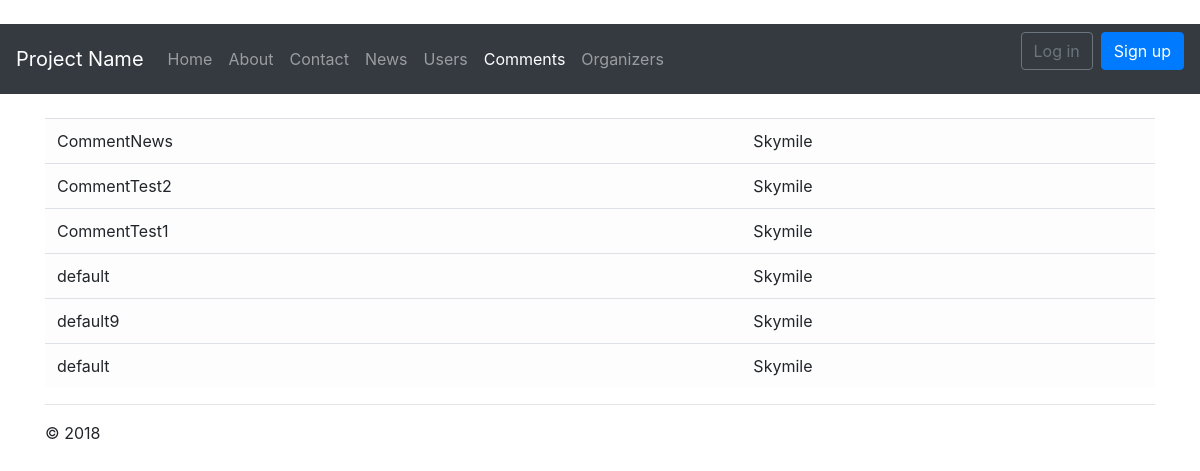
/comments, run on an earlier commit of the app's database.
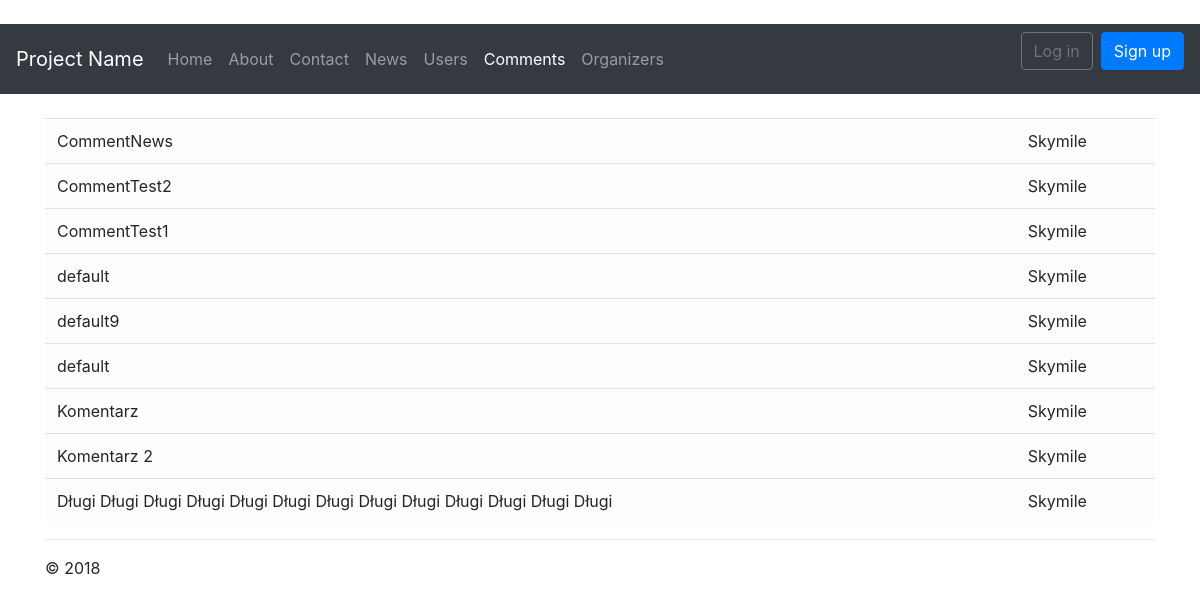
And on a later commit of the database.
### app/models.py (models this page shows, shortened)
class Comment(models.Model):
	id_user = models.ForeignKey(User, on_delete=models.PROTECT)
	comment = models.CharField(max_length=128)

### app/views/other.py (the view)
# urls.py: path('comments'        , app.views.other.comments   , name='comments'),
def comments(request):
	return render(request, 'app/comments.html',
	{
		'title':'comments',
		'year':datetime.now().year,
		'collection': Comment.objects.all()
	})

### app/templates/app/comments.html
{% extends "app/shared/layout.html" %}
{% block content %}
<br/>
<div class="table-responsive-sm">
	<table class="table table-light">
	<tbody>
		{% for comment in collection %}
		<tr>
			<td scope="col"> {{ comment.comment }} </td>
			<td scope="col"> {{ comment.id_user }} </td>
		</tr>
		{% endfor %}
	</tbody>
	</table>
</div>
{% endblock %}

What changed in the data, as far as the page shows it:
added Comment: comment "Komentarz", id_user "Skymile"
added Comment: comment "Komentarz 2", id_user "Skymile"
added Comment: comment "Długi Długi Długi Długi Długi Długi Długi Długi Długi Długi Długi Długi Długi", id_user "Skymile"
